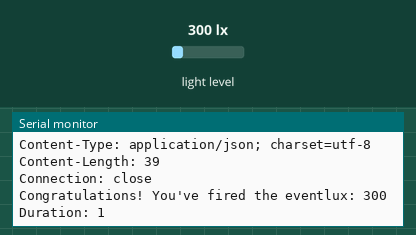
Bench run of a sketch on a simulated Arduino MKR. Parts: the last lines printed to the serial monitor. The test bench sets the inputs (shaded band); at power-on: light level 300 lx. WiFi joins after 1.5 s; servers stay silent unless stated; web services answer with replies made up by the test bench; not simulated (calls return 0 or success): secrets.h.

Above: at 2.7 s.
2.8 s: light level set to 40 lx
At 3.6 s:
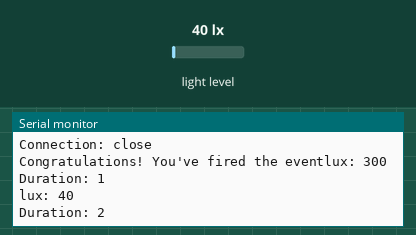
5.3 s: light level set to 500 lx
At 6.6 s:
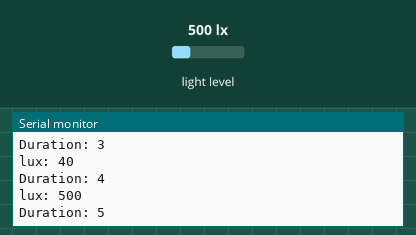
Timing chart, 0 to 8.3 s (numbered marks = the images above; inputs shaded):
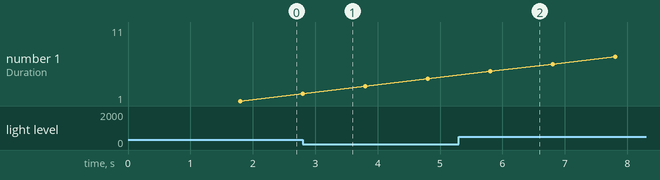

The sketch:

IFTTT.ino
```cpp
// Libraries
#include <WiFiNINA.h>
#include <BH1750FVI.h>
#include "secrets.h"

// Light Sensor Instance
BH1750FVI LightSensor(BH1750FVI::k_DevModeContLowRes);

// Network Details (secret.h tab)
char ssid[] = SECRET_SSID;
char pass[] = SECRET_PASS;

// IFTTT
WiFiClient client;
char HOST_NAME[] = "maker.ifttt.com";
String PATH_NAME_PRESENT = "/trigger/Sunlight_Present/with/key/1UTidKHrb2S3T8uSR0CQR"; // sunlight present
String PATH_NAME_ABSENT =  "/trigger/Sunlight_Absent/with/key/1UTidKHrb2S3T8uSR0CQR"; // sunlight absent
String PATH_NAME_MAX = "/trigger/max_sunlight/with/key/1UTidKHrb2S3T8uSR0CQR"; // sunlight limit

// Variables
bool sunlight = false;
int daily_limit = 7200; // 2 hours = 120 minutes = 7200 seconds
int sunlight_duration = 0;

// Functions
void SendRequest(String path){
  if(client.connect(HOST_NAME, 80)){
    // make a HTTP request:
    // send HTTP header
    client.println("GET " + path + " HTTP/1.1");
    client.println("Host: " + String(HOST_NAME));
    client.println("Connection: close");
    client.println(); // end HTTP reader
    while(client.connected()) {
      if(client.available()) {
        // read an incoming byte from the server and print it to serial monitor:
        char c = client.read();
        Serial.print(c);
      }
    }
    client.stop();
  } else{
    Serial.println("CONNECTION TO SERVER FAILED");
  }
}

void setup(){
  Serial.begin(9600); // set baud rate
  while (!Serial); // open serial monitor to begin
  WiFi.begin(ssid, pass); // initialise network connection
  LightSensor.begin(); // initialise light sensor
}

void loop() {
  while(sunlight_duration < daily_limit){
    uint16_t lux = LightSensor.GetLightIntensity();
    if(lux > 0){
      sunlight_duration++;
      if(!sunlight){
        SendRequest(PATH_NAME_PRESENT);
        sunlight = true;
      }
    }
    else if(lux == 0 && sunlight){
      SendRequest(PATH_NAME_ABSENT);
      sunlight = false;
    }
    Serial.print("lux: ");
    Serial.println(lux);
    Serial.print("Duration: ");
    Serial.println(sunlight_duration);
    delay(1000);
  }

  SendRequest(PATH_NAME_MAX);

  // stop client
  client.stop();
  Serial.println();
  Serial.println("DISCONNECTED");
  exit(0);
}
```

Measured:
- after the input at 2.8 s, the serial monitor: prints a new line at once (image 1)
- after the input at 5.3 s, the serial monitor: prints a new line after 0.50 s (image 2)
